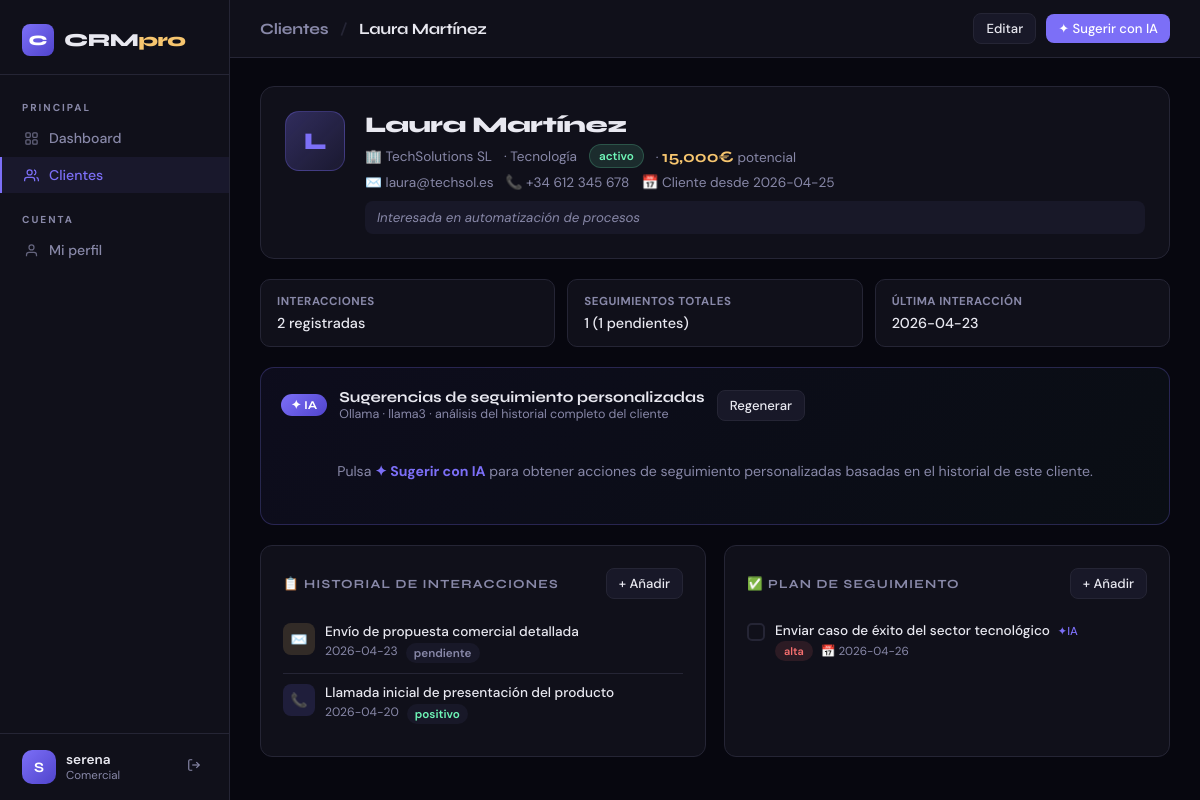
The page /cliente/1 (signed in) on the database its author committed.
### tables this page shows
CREATE TABLE usuarios (
                id INTEGER PRIMARY KEY AUTOINCREMENT,
                nombre TEXT NOT NULL,
                email TEXT UNIQUE NOT NULL,
                password TEXT NOT NULL,
                rol TEXT DEFAULT 'comercial',
                avatar TEXT DEFAULT '',
                fecha_registro TEXT DEFAULT (date('now'))
            );

CREATE TABLE clientes (
                id INTEGER PRIMARY KEY AUTOINCREMENT,
                nombre TEXT NOT NULL,
                empresa TEXT,
                email TEXT,
                telefono TEXT,
                sector TEXT,
                estado TEXT DEFAULT 'prospecto',
                valor_potencial REAL DEFAULT 0,
                notas TEXT,
                usuario_id INTEGER,
                fecha_creacion TEXT DEFAULT (date('now')),
                FOREIGN KEY (usuario_id) REFERENCES usuarios(id)
            );

CREATE TABLE interacciones (
                id INTEGER PRIMARY KEY AUTOINCREMENT,
                cliente_id INTEGER NOT NULL,
                usuario_id INTEGER,
                tipo TEXT NOT NULL,
                descripcion TEXT,
                resultado TEXT,
                fecha TEXT DEFAULT (date('now')),
                FOREIGN KEY (cliente_id) REFERENCES clientes(id),
                FOREIGN KEY (usuario_id) REFERENCES usuarios(id)
            );

CREATE TABLE seguimientos (
                id INTEGER PRIMARY KEY AUTOINCREMENT,
                cliente_id INTEGER NOT NULL,
                usuario_id INTEGER,
                accion TEXT NOT NULL,
                prioridad TEXT DEFAULT 'media',
                completado INTEGER DEFAULT 0,
                fecha_sugerida TEXT,
                generado_ia INTEGER DEFAULT 0,
                fecha_creacion TEXT DEFAULT (date('now')),
                FOREIGN KEY (cliente_id) REFERENCES clientes(id),
                FOREIGN KEY (usuario_id) REFERENCES usuarios(id)
            );

### app.py (the view)
@app.route("/cliente/<int:cid>")
@login_required
def cliente_detalle(cid):
    uid = session["user_id"]
    db = get_db()
    cliente = db.execute("SELECT * FROM clientes WHERE id=? AND usuario_id=?", (cid, uid)).fetchone()
    if not cliente:
        return redirect(url_for("clientes"))
    interacciones = db.execute("SELECT * FROM interacciones WHERE cliente_id=? ORDER BY fecha DESC", (cid,)).fetchall()
    seguimientos = db.execute("SELECT * FROM seguimientos WHERE cliente_id=? ORDER BY completado, CASE prioridad WHEN 'alta' THEN 1 WHEN 'media' THEN 2 ELSE 3 END, fecha_sugerida", (cid,)).fetchall()
    user = current_user()
    return render_template("cliente_detalle.html", cliente=cliente, interacciones=interacciones,
                           seguimientos=seguimientos, user=user, today=str(date.today()))

### app.py (called while the page is built)
def get_db():
    conn = sqlite3.connect(DB)
    conn.row_factory = sqlite3.Row
    return conn

def login_required(f):
    @wraps(f)
    def decorated(*args, **kwargs):
        if "user_id" not in session:
            return redirect(url_for("login"))
        return f(*args, **kwargs)
    return decorated

def current_user():
    if "user_id" not in session:
        return None
    db = get_db()
    return db.execute("SELECT * FROM usuarios WHERE id=?", (session["user_id"],)).fetchone()

### templates/cliente_detalle.html (shortened to what this page needs)
{% extends "base.html" %}
{% block topbar_title %}
<a href="/clientes" style="text-decoration:none;color:var(--text-muted)">Clientes</a>
<span style="margin:0 8px;color:var(--border)">/</span>
<strong>{{ cliente.nombre }}</strong>
{% endblock %}
{% block topbar_actions %}
<button class="btn btn-secondary btn-sm" onclick="document.getElementById('modalEditar').classList.add('open')">Editar</button>
<button class="btn btn-primary btn-sm" onclick="pedirIA()">✦ Sugerir con IA</button>
{% endblock %}
{% block content %}
<div class="detalle-hero">
    <div class="hero-avatar">{{ cliente.nombre[0] }}</div>
    <div class="hero-info">
        <div class="hero-nombre">{{ cliente.nombre }}</div>
        <div class="hero-meta">
            {% if cliente.empresa %}<span>🏢 {{ cliente.empresa }}</span>{% endif %}
            {% if cliente.sector %}<span>· {{ cliente.sector }}</span>{% endif %}
            <span class="badge badge-{{ cliente.estado }}">{{ cliente.estado }}</span>
            <span>· <strong>{{ "{:,.0f}".format(cliente.valor_potencial) }}€</strong> potencial</span>
        </div>
        <div class="hero-meta" style="margin-top:6px">
            {% if cliente.email %}<span>✉️ {{ cliente.email }}</span>{% endif %}
            {% if cliente.telefono %}<span>📞 {{ cliente.telefono }}</span>{% endif %}
            <span>📅 Cliente desde {{ cliente.fecha_creacion }}</span>
        </div>
        {% if cliente.notas %}
        <div class="hero-notas">{{ cliente.notas }}</div>
        {% endif %}
    </div>
</div>
<div class="info-grid">
    <div class="info-chip">
        <div class="info-chip-label">Interacciones</div>
        <div class="info-chip-val">{{ interacciones|length }} registradas</div>
    </div>
    <div class="info-chip">
        <div class="info-chip-label">Seguimientos totales</div>
        <div class="info-chip-val">{{ seguimientos|length }} ({{ seguimientos|selectattr('completado','equalto',0)|list|length }} pendientes)</div>
    </div>
    <div class="info-chip">
        <div class="info-chip-label">Última interacción</div>
        <div class="info-chip-val">{{ interacciones[0].fecha if interacciones else '—' }}</div>
    </div>
</div>
<div class="ia-panel">
    <div class="ia-header">
        <span class="ia-badge">✦ IA</span>
        <div>
            <div class="ia-title">Sugerencias de seguimiento personalizadas</div>
            <div class="ia-sub">Ollama · llama3 · análisis del historial completo del cliente</div>
        </div>
        <button class="btn btn-secondary btn-sm" onclick="pedirIA()">Regenerar</button>
    </div>
    <div id="iaSugerencias">
        <div class="ia-placeholder">
            Pulsa <strong>✦ Sugerir con IA</strong> para obtener acciones de seguimiento personalizadas basadas en el historial de este cliente.
        </div>
    </div>
</div>
<div class="main-grid">
    <div class="card">
        <div style="display:flex;align-items:center;justify-content:space-between;margin-bottom:14px">
            <div class="card-title" style="margin:0">📋 Historial de interacciones</div>
            <button class="btn btn-secondary btn-sm" onclick="document.getElementById('modalInt').classList.add('open')">+ Añadir</button>
        </div>
        {% if interacciones %}
            {% for i in interacciones %}
            <div class="int-item">
                <div class="int-ico {{ i.tipo }}">
                    {% if i.tipo == 'llamada' %}📞{% elif i.tipo == 'email' %}✉️{% else %}🤝{% endif %}
                </div>
                <div class="int-info">
                    <div class="int-desc">{{ i.descripcion or '(Sin descripción)' }}</div>
                    <div class="int-meta">
                        <span>{{ i.fecha }}</span>
                        <span class="int-res" style="color:{% if i.resultado=='positivo' %}var(--accent3){% elif i.resultado=='sin respuesta' %}var(--danger){% else %}var(--text-muted){% endif %}">
                            {{ i.resultado }}
                        </span>
                    </div>
                </div>
            </div>
            {% endfor %}
        {% else %}
            <div class="empty-state"><div style="font-size:1.8rem">📭</div><p>Sin interacciones registradas</p></div>
        {% endif %}
    </div>
    <div class="card">
        <div style="display:flex;align-items:center;justify-content:space-between;margin-bottom:14px">
            <div class="card-title" style="margin:0">✅ Plan de seguimiento</div>
            <button class="btn btn-secondary btn-sm" onclick="document.getElementById('modalSeg').classList.add('open')">+ Añadir</button>
        </div>
        {% if seguimientos %}
            {% for s in seguimientos %}
            <div class="seg-item {% if s.completado %}completado{% endif %}" id="segrow-{{ s.id }}">
                <div class="check-box {% if s.completado %}done{% endif %}" onclick="completarSeg({{ s.id }}, this)">
                </div>
                <div class="seg-content">
                    <div class="seg-accion">{{ s.accion }}
                        {% if s.generado_ia %}<span style="color:var(--accent);font-size:0.72rem;margin-left:4px">✦IA</span>{% endif %}
                    </div>
                    <div class="seg-meta">
                        <span class="badge badge-{{ s.prioridad }}" style="font-size:0.68rem">{{ s.prioridad }}</span>
                        {% if s.fecha_sugerida %}<span>📅 {{ s.fecha_sugerida }}</span>{% endif %}
                    </div>
                </div>
            </div>
            {% endfor %}
        {% else %}
            <div class="empty-state"><div style="font-size:1.8rem">📝</div><p>Sin seguimientos. La IA puede sugerirte acciones.</p></div>
        {% endif %}
    </div>
</div>
{% endblock %}

### templates/base.html (shortened to what this page needs)
<!DOCTYPE html>
<html lang="es">
<head>
</head>
<body>
<aside class="sidebar">
    <div class="sidebar-logo">
        <div class="logo-mark">C</div>
        <div class="logo-text">CRM<em>pro</em></div>
    </div>
    <nav class="sidebar-nav">
        <div class="nav-section">
            <div class="nav-label">Principal</div>
            <a href="/" class="nav-link {% if request.path == '/' %}active{% endif %}">
                <svg width="15" height="15" fill="none" viewBox="0 0 24 24" stroke="currentColor" stroke-width="2"><rect x="3" y="3" width="7" height="7" rx="1.5"/><rect x="14" y="3" width="7" height="7" rx="1.5"/><rect x="3" y="14" width="7" height="7" rx="1.5"/><rect x="14" y="14" width="7" height="7" rx="1.5"/></svg>
                Dashboard
            </a>
            <a href="/clientes" class="nav-link {% if request.path.startswith('/clientes') or request.path.startswith('/cliente/') %}active{% endif %}">
                <svg width="15" height="15" fill="none" viewBox="0 0 24 24" stroke="currentColor" stroke-width="2"><path d="M17 21v-2a4 4 0 0 0-4-4H5a4 4 0 0 0-4 4v2"/><circle cx="9" cy="7" r="4"/><path d="M23 21v-2a4 4 0 0 0-3-3.87M16 3.13a4 4 0 0 1 0 7.75"/></svg>
                Clientes
            </a>
        </div>
        <div class="nav-section">
            <div class="nav-label">Cuenta</div>
            <a href="/perfil" class="nav-link {% if request.path == '/perfil' %}active{% endif %}">
                <svg width="15" height="15" fill="none" viewBox="0 0 24 24" stroke="currentColor" stroke-width="2"><path d="M20 21v-2a4 4 0 0 0-4-4H8a4 4 0 0 0-4 4v2"/><circle cx="12" cy="7" r="4"/></svg>
                Mi perfil
            </a>
        </div>
    </nav>
    <div class="sidebar-user">
        <div class="user-avatar">
            {% if user %}{{ user.nombre[0].upper() }}{% else %}?{% endif %}
        </div>
        <div class="user-info">
            <div class="user-name">{% if user %}{{ user.nombre }}{% endif %}</div>
            <div class="user-rol">Comercial</div>
        </div>
        <a href="/logout" class="user-logout" title="Cerrar sesión">
            <svg width="14" height="14" fill="none" viewBox="0 0 24 24" stroke="currentColor" stroke-width="2"><path d="M9 21H5a2 2 0 0 1-2-2V5a2 2 0 0 1 2-2h4"/><polyline points="16 17 21 12 16 7"/><line x1="21" y1="12" x2="9" y2="12"/></svg>
        </a>
    </div>
</aside>
<div class="main">
    <div class="topbar">
        <div class="topbar-title">{% block topbar_title %}<strong>Dashboard</strong>{% endblock %}</div>
        <div class="topbar-actions">{% block topbar_actions %}{% endblock %}</div>
    </div>
    <div class="content">
        {% block content %}{% endblock %}
    </div>
</div>
</body>
</html>

### templates/base.html (style rules this page uses)
:root { --bg: #07070f; --surface: #10101a; --surface2: #181828; --border: #252535; --accent: #7c6ff7; --accent2: #f7c66f; --accent3: #6ff7b8; --danger: #f76f6f; --text: #e8e8f0; --text-muted: #8888a8; --alta: #f76f6f; --media: #f7c66f; --baja: #6ff7b8; }
* { box-sizing: border-box; margin: 0; padding: 0; }
body { font-family: 'DM Sans', sans-serif; background: var(--bg); color: var(--text); min-height: 100vh; display: flex; }
.sidebar { width: 230px; min-height: 100vh; background: var(--surface); border-right: 1px solid var(--border); display: flex; flex-direction: column; position: fixed; top: 0; left: 0; z-index: 100; }
.sidebar-logo { padding: 24px 22px 18px; border-bottom: 1px solid var(--border); display: flex; align-items: center; gap: 10px; }
.logo-mark { width: 32px; height: 32px; background: linear-gradient(135deg, var(--accent), #5044cc); border-radius: 8px; display: flex; align-items: center; justify-content: center; font-family: 'Syne', sans-serif; font-weight: 800; font-size: 0.9rem; color: #fff; }
.logo-text { font-family: 'Syne', sans-serif; font-weight: 800; font-size: 1.15rem; letter-spacing: -0.5px; }
.logo-text em { color: var(--accent2); font-style: normal; }
.sidebar-nav { padding: 14px 0; flex: 1; overflow-y: auto; }
.nav-section { margin-bottom: 8px; }
.nav-label { font-size: 0.63rem; text-transform: uppercase; letter-spacing: 2px; color: var(--text-muted); padding: 12px 22px 5px; font-weight: 700; }
.nav-link { display: flex; align-items: center; gap: 10px; padding: 9px 22px; color: var(--text-muted); text-decoration: none; font-size: 0.88rem; font-weight: 500; transition: all 0.15s; border-left: 2px solid transparent; margin: 1px 0; }
.nav-link.active { color: var(--accent); border-left-color: var(--accent); background: rgba(124,111,247,0.08); }
.nav-link svg { flex-shrink: 0; opacity: 0.7; }
.nav-link.active svg { opacity: 1; }
.sidebar-user { padding: 16px 22px; border-top: 1px solid var(--border); display: flex; align-items: center; gap: 10px; }
.user-avatar { width: 34px; height: 34px; border-radius: 10px; background: linear-gradient(135deg, var(--accent), #5044cc); display: flex; align-items: center; justify-content: center; font-family: 'Syne', sans-serif; font-weight: 700; font-size: 0.9rem; color: #fff; flex-shrink: 0; }
.user-info { flex: 1; min-width: 0; }
.user-name { font-size: 0.85rem; font-weight: 600; white-space: nowrap; overflow: hidden; text-overflow: ellipsis; }
.user-rol { font-size: 0.72rem; color: var(--text-muted); }
.user-logout { color: var(--text-muted); text-decoration: none; font-size: 0.75rem; padding: 4px 6px; border-radius: 6px; transition: all 0.15s; }
.main { margin-left: 230px; flex: 1; min-height: 100vh; display: flex; flex-direction: column; }
.topbar { height: 58px; border-bottom: 1px solid var(--border); display: flex; align-items: center; padding: 0 30px; gap: 14px; background: var(--surface); position: sticky; top: 0; z-index: 50; }
.topbar-title { font-family: 'Syne', sans-serif; font-size: 0.98rem; font-weight: 700; letter-spacing: -0.2px; flex: 1; color: var(--text-muted); }
.topbar-title strong { color: var(--text); }
.topbar-actions { display: flex; gap: 10px; align-items: center; }
.content { padding: 28px 30px; flex: 1; }
.btn { display: inline-flex; align-items: center; gap: 7px; padding: 9px 18px; border-radius: 8px; font-family: 'DM Sans', sans-serif; font-size: 0.87rem; font-weight: 500; cursor: pointer; border: none; transition: all 0.15s; text-decoration: none; }
.btn-primary { background: var(--accent); color: #fff; }
.btn-secondary { background: var(--surface2); color: var(--text); border: 1px solid var(--border); }
.btn-sm { padding: 6px 12px; font-size: 0.82rem; }
.card { background: var(--surface); border: 1px solid var(--border); border-radius: 12px; padding: 22px; }
.card-title { font-family: 'Syne', sans-serif; font-size: 0.78rem; font-weight: 700; text-transform: uppercase; letter-spacing: 1.2px; color: var(--text-muted); margin-bottom: 16px; }
.badge { display: inline-flex; align-items: center; padding: 3px 9px; border-radius: 20px; font-size: 0.73rem; font-weight: 600; }
.badge-activo { background: rgba(111,247,184,0.12); color: var(--accent3); border: 1px solid rgba(111,247,184,0.2); }
.badge-alta { background: rgba(247,111,111,0.12); color: var(--alta); }
a { color: inherit; }

### rows shown on the page
usuarios: nombre "S", nombre "serena"
clientes: nombre "Laura Martínez", nombre "L", empresa "TechSolutions SL", sector "Tecnología", estado "activo", valor_potencial "15,000", email "laura@techsol.es", telefono "+34 612 345 678", fecha_creacion "2026-04-25", notas "Interesada en automatización de procesos"
interacciones: fecha "2026-04-23", descripcion "Envío de propuesta comercial detallada", resultado "pendiente"
interacciones: descripcion "Llamada inicial de presentación del producto", fecha "2026-04-20", resultado "positivo"
seguimientos: completado 0 (drawn), accion "Enviar caso de éxito del sector tecnológico", generado_ia "✦IA", prioridad "alta", fecha_sugerida "2026-04-26"

### other values the page prints
{{ interacciones|length }} "2"
{{ seguimientos|length }} "1"
{{ seguimientos|selectattr('completado','equalto',0)|list|length }} "1"
